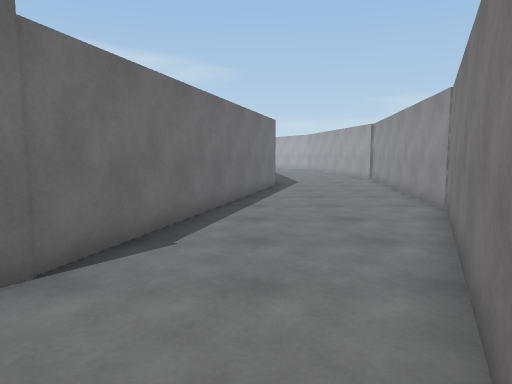
view 1 (above)

24 first-person views from a walk through a 3-D level made in the Unity game engine. The camera is 1.4 m above the floor, tilts 6° down and sees 70° across. Doors are open. The floor is counted in squares, 1 m on a side. Each view is taken from the middle of a square. On the plan, view 1 faces up. The plan holds only what a view shows up to about 16 squares ahead; the rest is blank. The place goes on beyond the plan. The player character is not drawn.

view 2
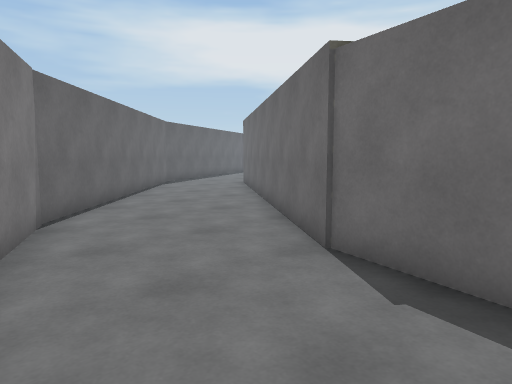

view 3
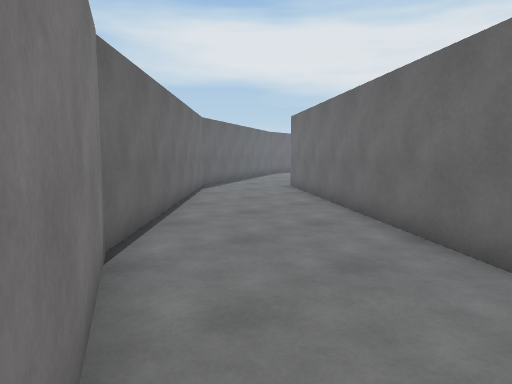

view 4
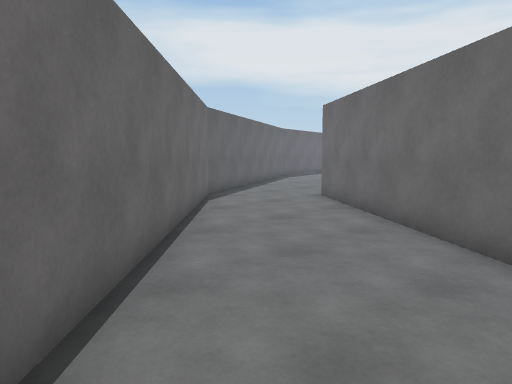

view 5
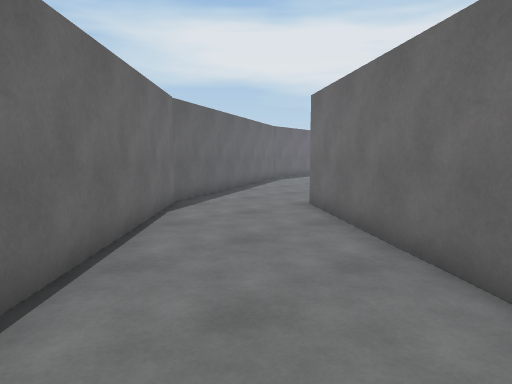

view 6
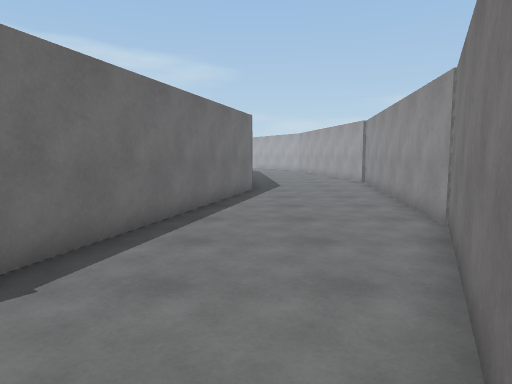

view 7
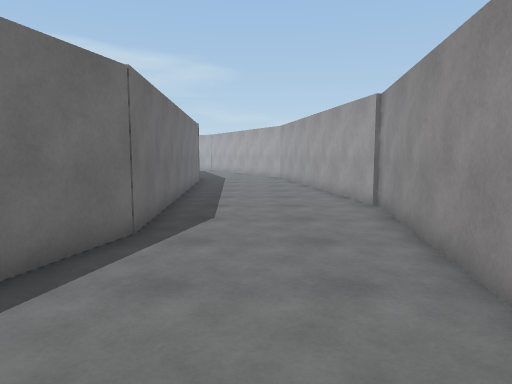

view 8
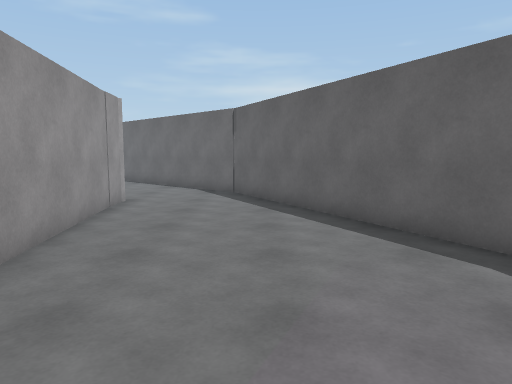

view 9
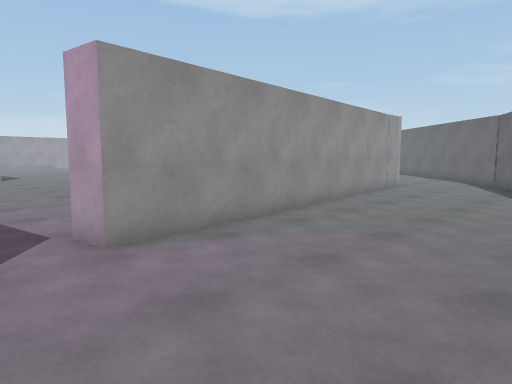

view 10
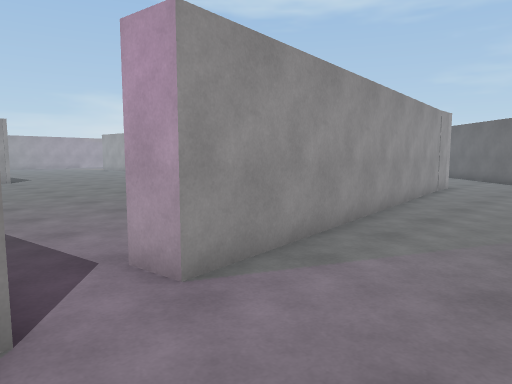

view 11
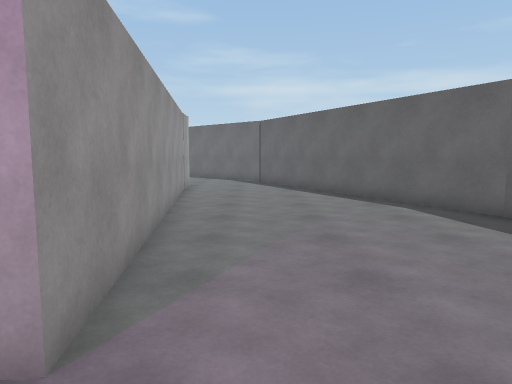

view 12
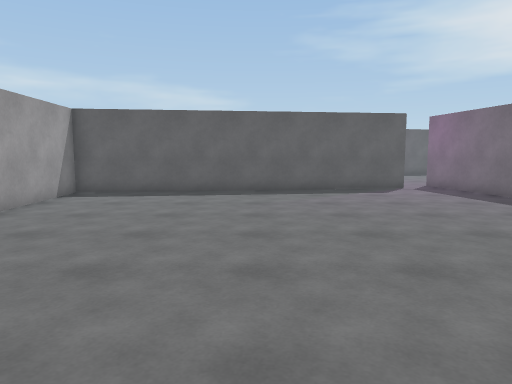

view 13
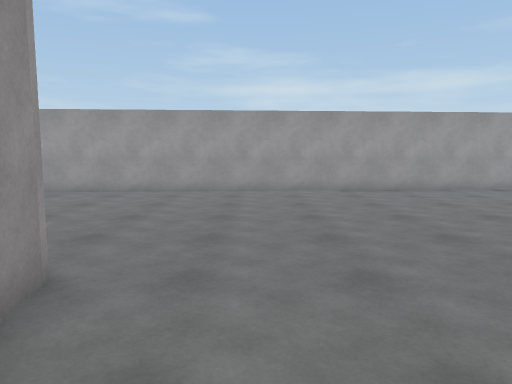

view 14
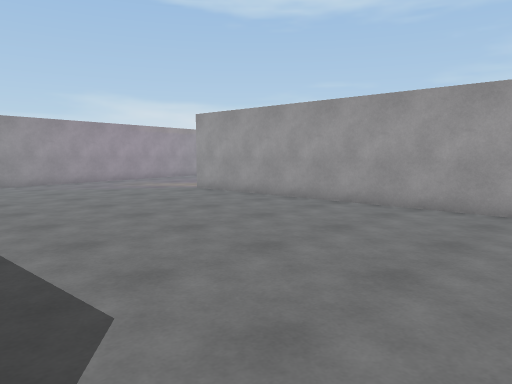

view 15
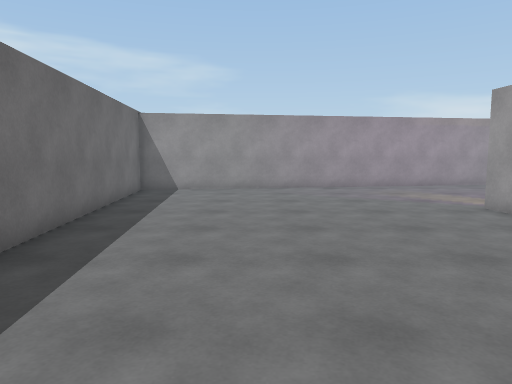

view 16
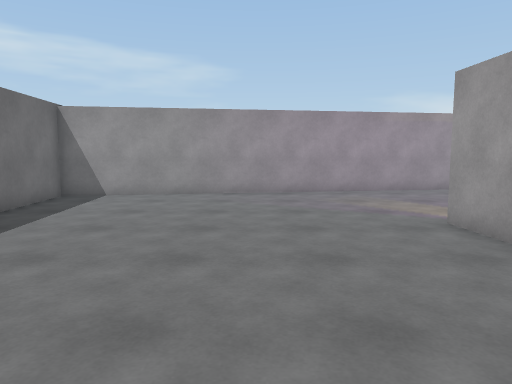

view 17
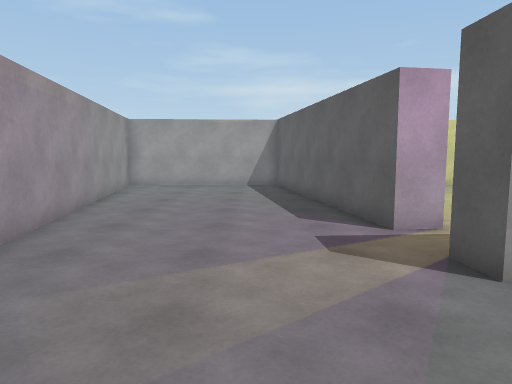

view 18
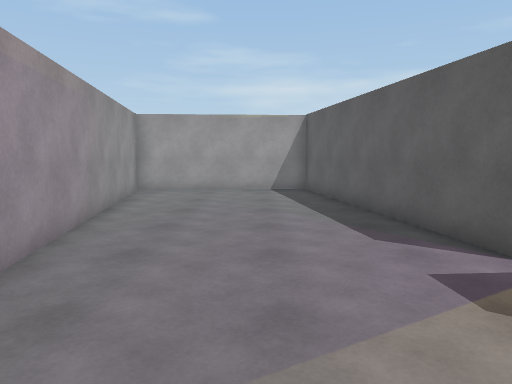

view 19
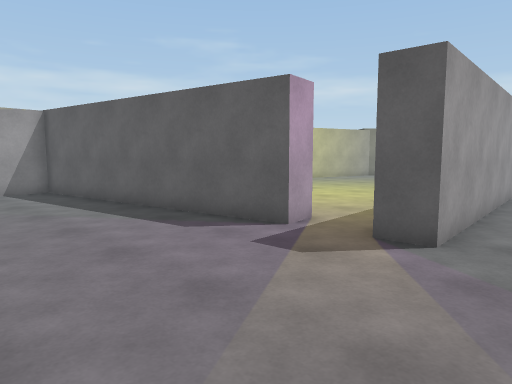

view 20
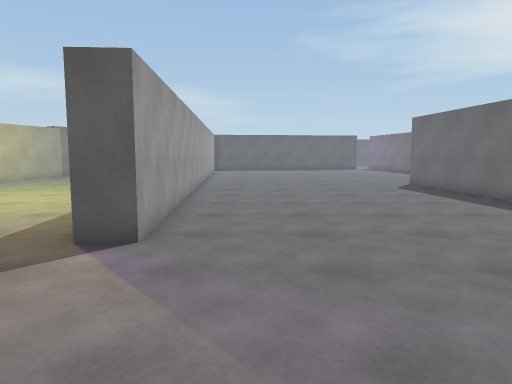

view 21
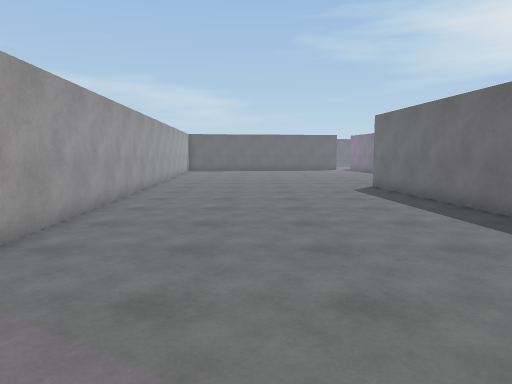

view 22
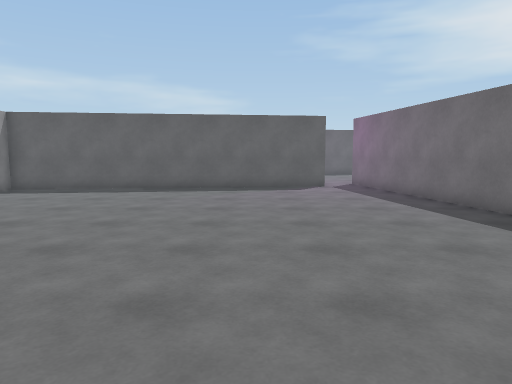

view 23
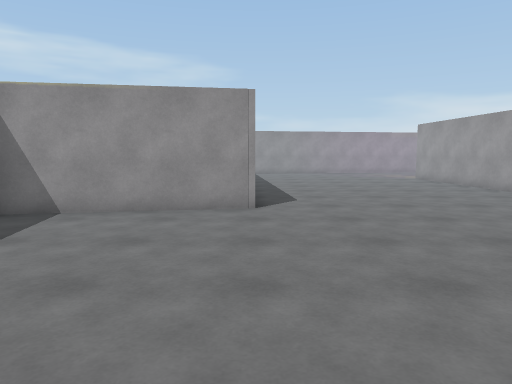

view 24
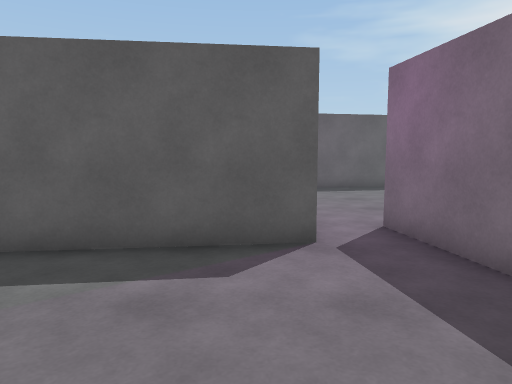

### Floor plan
Points are (right, up) in squares from view 1. A wall is a line through its corners. A room is listed if a view was taken in it or the views show most of it. See-through windows are left out.
Room 1 (views 1, 2, 3, 4, 5, 6, 7)
walls: (4.7, 8.9) (6.4, 20.1); (6.2, 19.9) (5.3, 26); (0.2, 26) (0.9, 16.4) (-2.6, 3.8) (-10.1, -6); (-6.8, -8.1) (-0.1, -1.2) (4.8, 9.1)
ways out: opening at (-9, -7) to room 2
Room 2 (views 8, 9, 10, 11)
walls: (-16, -13.5) (-7.7, -9.2); (-10.1, -6) (-23.8, -7.7) (-24, -6.7); (-7.8, -9.2) (-6.8, -8.1)
ways out: opening at (-9, -7) to room 1; open door at (-24.5, -7) to room 3
Room 3 (views 12, 13, 14, 15, 16, 17, 18, 19, 20, 21, 22, 23, 24)
walls: (-10.4, 20.5) (-0.5, 22) (-0.9, 27.5); (-26.3, -2.9) (-25.5, -8.1); (-9, 27.3) (-23.5, 25) (-22, 9.3) (-26.6, 8.5); (-24, -6.7) (-11.5, -5.1) (-13.1, 20.3) (-12.1, 20.4)
ways out: open door at (-24.5, -7) to room 2; open door at (-11.5, 20)

Positions as (right, up) in squares from view 1, and headings:
1: (0, 0), facing up
2: (2, 7), facing down-left
3: (2, 4), facing down-left
4: (0, 1), facing down-left
5: (-2, 0), facing down-left
6: (1, 2), facing up
7: (3, 10), facing up
8: (-21, -10), facing right
9: (-26, -13), facing up-right
10: (-26, -11), facing up-right
11: (-26, -9), facing right
12: (-18, 8), facing down
13: (-26, 7), facing right
14: (-22, 8), facing up-right
15: (-19, 11), facing up
16: (-17, 13), facing up
17: (-17, 23), facing right
18: (-15, 24), facing right
19: (-15, 26), facing down-right
20: (-15, 26), facing down
21: (-17, 25), facing down
22: (-21, 9), facing down
23: (-22, 0), facing up
24: (-23, -1), facing down
